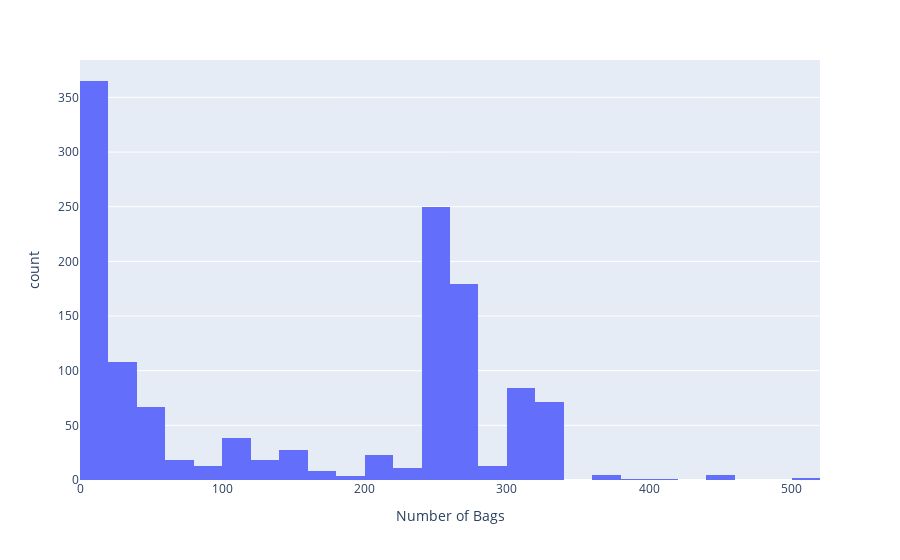
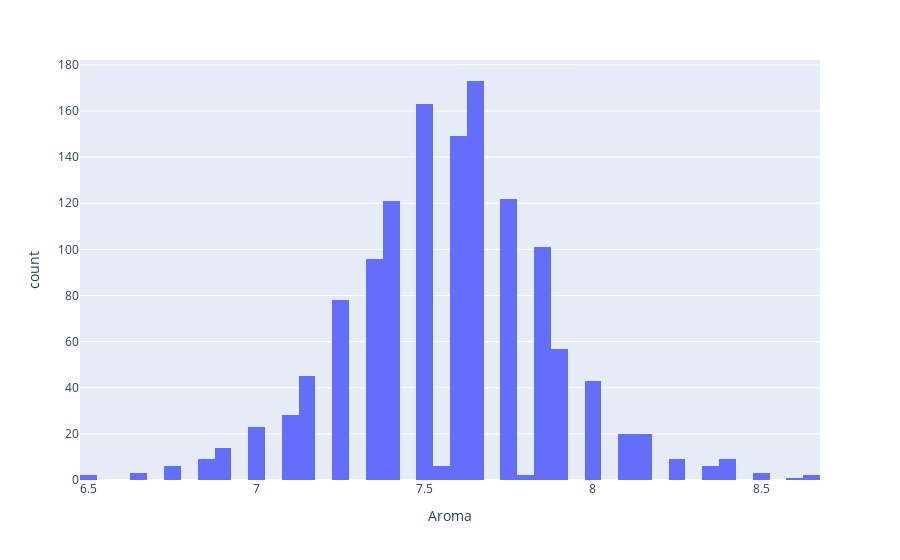
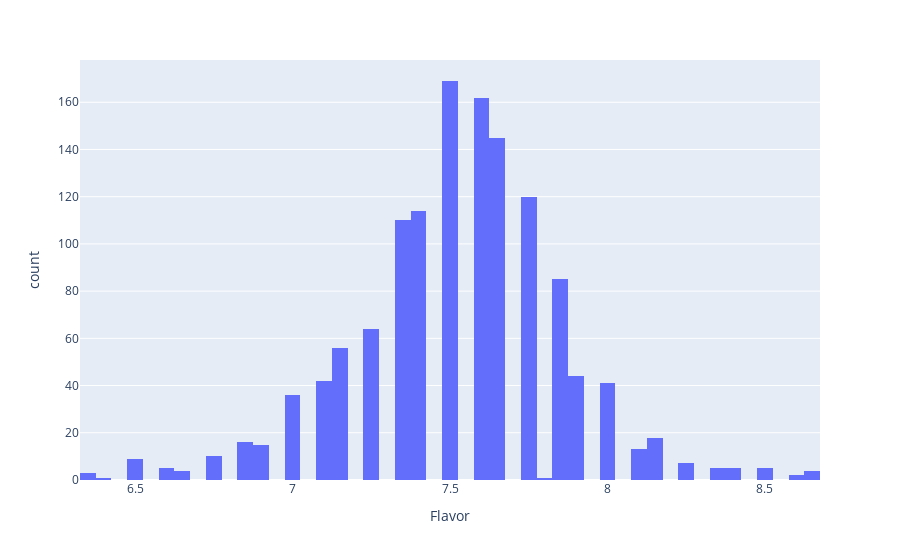
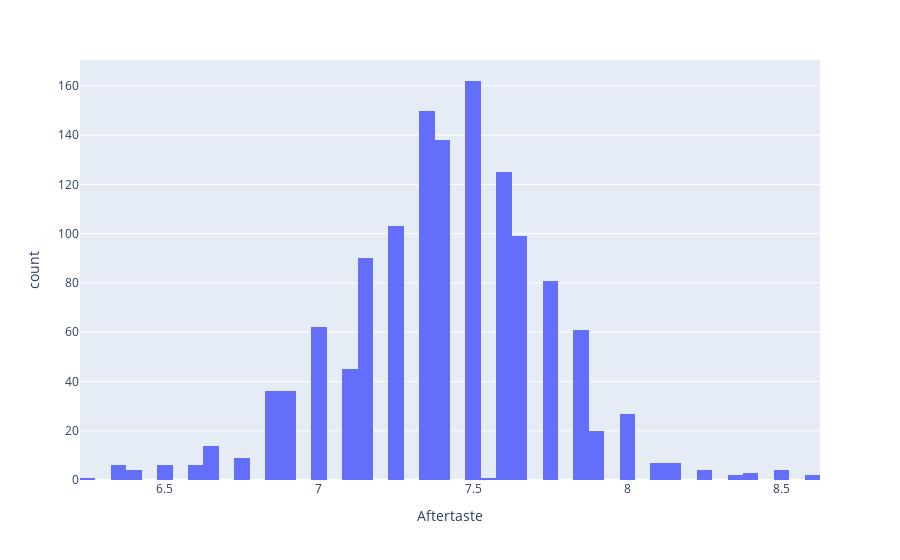

Notebook source saved alongside these figures, in order:
### Markdown cell above
Plot
Plot a plotly histogram for each of the remaining columns. Can you write a loop?

### Code cell
for variable in list(_arabica_df.describe().columns):
    fig = px.histogram(_arabica_df, x=variable)
    fig.show()

### Figure 1 — Plotly figure (JSON) as saved in the notebook; plotly's stock layout.template omitted (floating-point values rounded to 4 significant figures; data arrays with more than 128 entries replaced by an {"elided": "..."} marker saying what was removed)
{"data": [{"alignmentgroup": "True", "bingroup": "x", "hovertemplate": "Number of Bags=%{x}<br>count=%{y}<extra></extra>", "legendgroup": "", "marker": {"color": "#636efa"}, "name": "", "offsetgroup": "", "orientation": "v", "showlegend": false, "type": "histogram", "x": {"elided": "1311 float values"}, "xaxis": "x", "yaxis": "y"}], "layout": {"barmode": "relative", "legend": {"tracegroupgap": 0}, "margin": {"t": 60}, "xaxis": {"anchor": "y", "domain": [0, 1], "title": {"text": "Number of Bags"}}, "yaxis": {"anchor": "x", "domain": [0, 1], "title": {"text": "count"}}}}

### Figure 2 — Plotly figure (JSON) as saved in the notebook; plotly's stock layout.template omitted (floating-point values rounded to 4 significant figures; data arrays with more than 128 entries replaced by an {"elided": "..."} marker saying what was removed)
{"data": [{"alignmentgroup": "True", "bingroup": "x", "hovertemplate": "Aroma=%{x}<br>count=%{y}<extra></extra>", "legendgroup": "", "marker": {"color": "#636efa"}, "name": "", "offsetgroup": "", "orientation": "v", "showlegend": false, "type": "histogram", "x": {"elided": "1311 float values"}, "xaxis": "x", "yaxis": "y"}], "layout": {"barmode": "relative", "legend": {"tracegroupgap": 0}, "margin": {"t": 60}, "xaxis": {"anchor": "y", "domain": [0, 1], "title": {"text": "Aroma"}}, "yaxis": {"anchor": "x", "domain": [0, 1], "title": {"text": "count"}}}}

### Figure 3 — Plotly figure (JSON) as saved in the notebook; plotly's stock layout.template omitted (floating-point values rounded to 4 significant figures; data arrays with more than 128 entries replaced by an {"elided": "..."} marker saying what was removed)
{"data": [{"alignmentgroup": "True", "bingroup": "x", "hovertemplate": "Flavor=%{x}<br>count=%{y}<extra></extra>", "legendgroup": "", "marker": {"color": "#636efa"}, "name": "", "offsetgroup": "", "orientation": "v", "showlegend": false, "type": "histogram", "x": {"elided": "1311 float values"}, "xaxis": "x", "yaxis": "y"}], "layout": {"barmode": "relative", "legend": {"tracegroupgap": 0}, "margin": {"t": 60}, "xaxis": {"anchor": "y", "domain": [0, 1], "title": {"text": "Flavor"}}, "yaxis": {"anchor": "x", "domain": [0, 1], "title": {"text": "count"}}}}

### Figure 4 — Plotly figure (JSON) as saved in the notebook; plotly's stock layout.template omitted (floating-point values rounded to 4 significant figures; data arrays with more than 128 entries replaced by an {"elided": "..."} marker saying what was removed)
{"data": [{"alignmentgroup": "True", "bingroup": "x", "hovertemplate": "Aftertaste=%{x}<br>count=%{y}<extra></extra>", "legendgroup": "", "marker": {"color": "#636efa"}, "name": "", "offsetgroup": "", "orientation": "v", "showlegend": false, "type": "histogram", "x": {"elided": "1311 float values"}, "xaxis": "x", "yaxis": "y"}], "layout": {"barmode": "relative", "legend": {"tracegroupgap": 0}, "margin": {"t": 60}, "xaxis": {"anchor": "y", "domain": [0, 1], "title": {"text": "Aftertaste"}}, "yaxis": {"anchor": "x", "domain": [0, 1], "title": {"text": "count"}}}}
